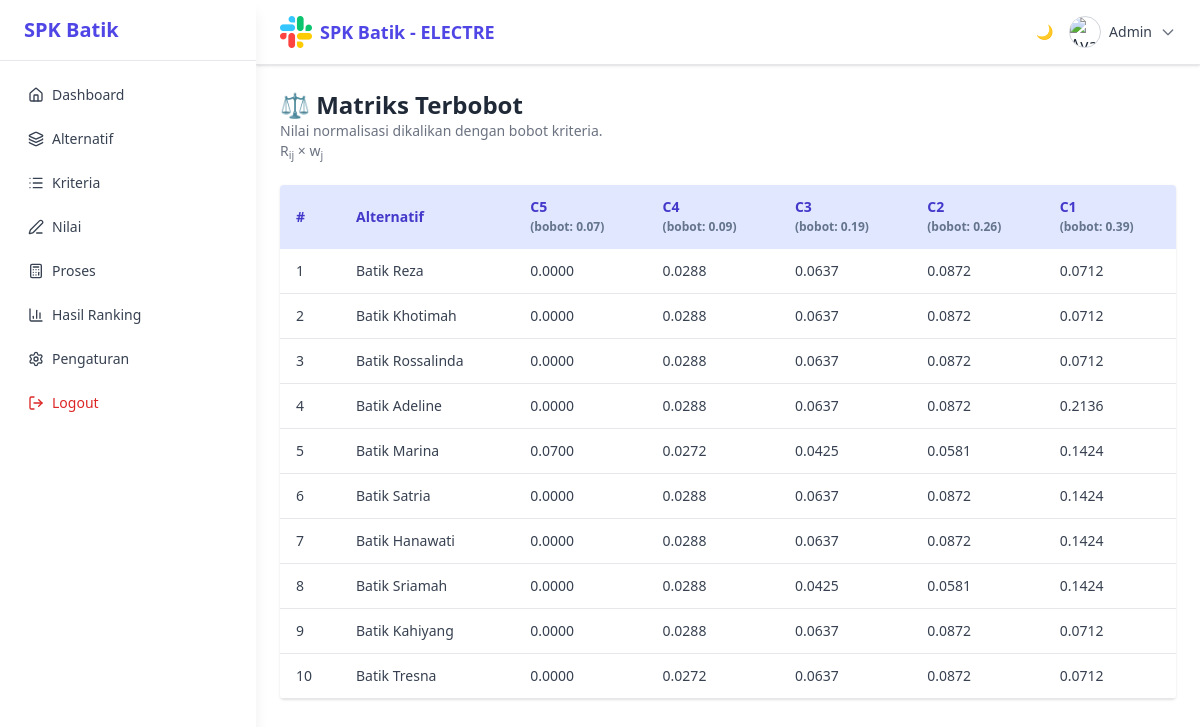
/app/views/proses/pembobotan.php (signed in), run on the app's committed database.
### tables this page shows
CREATE TABLE `kriteria` (
  `id` int NOT NULL,
  `kode` varchar(10) NOT NULL,
  `nama` varchar(100) NOT NULL,
  `bobot` float NOT NULL,
  `tipe` enum('benefit','cost') NOT NULL,
  `created_at` timestamp NULL DEFAULT CURRENT_TIMESTAMP
);

CREATE TABLE `alternatif` (
  `id` int NOT NULL,
  `nama` varchar(100) NOT NULL,
  `kategori` varchar(100) DEFAULT NULL,
  `asal_daerah` varchar(100) DEFAULT NULL,
  `deskripsi` text,
  `created_at` timestamp NULL DEFAULT CURRENT_TIMESTAMP
);

### app/views/proses/pembobotan.php (the view, shortened to what this page needs)
<?php
require_once '../../../config/db.php';
$pageTitle = "⚖️ Matriks Terbobot";
$alternatifs = $conn->query("SELECT id, nama FROM alternatif ORDER BY id")->fetchAll(PDO::FETCH_ASSOC);
$kriteria = $conn->query("SELECT id, nama, kode, bobot FROM kriteria ORDER BY id")->fetchAll(PDO::FETCH_ASSOC);
$nilai = [];
$stmt = $conn->query("SELECT id_alternatif, id_kriteria, nilai FROM nilai");
while ($row = $stmt->fetch(PDO::FETCH_ASSOC)) {
  $nilai[$row['id_alternatif']][$row['id_kriteria']] = floatval($row['nilai']);
}
$denominators = [];
foreach ($kriteria as $k) {
  $stmt = $conn->prepare("SELECT nilai FROM nilai WHERE id_kriteria = ?");
  $stmt->execute([$k['id']]);
  $sum = 0;
  while ($r = $stmt->fetch(PDO::FETCH_ASSOC)) {
    $sum += pow(floatval($r['nilai']), 2);
  }
  $denominators[$k['id']] = sqrt($sum);
}
?>
<!DOCTYPE html>
<html lang="id">
<head>
  <script src="https://cdn.tailwindcss.com"></script>
</head>
<body class="bg-white dark:bg-gray-900 text-gray-800 dark:text-white min-h-screen flex">
<?php include '../layouts/sidebar.php'; ?>
<div class="ml-64 flex-1 flex flex-col">
  <?php include '../layouts/topbar.php'; ?>
  <main class="flex-1 px-6 py-6 fade-in">
    <div class="mb-6">
      <h1 class="text-2xl font-bold"><?= $pageTitle ?></h1>
      <p class="text-sm text-gray-500 dark:text-gray-400">
        Nilai normalisasi dikalikan dengan bobot kriteria.<br>R<sub>ij</sub> × w<sub>j</sub>
      </p>
    </div>
    <div class="overflow-auto bg-white dark:bg-gray-800 rounded shadow">
      <table class="min-w-full text-sm text-gray-700 dark:text-gray-200 text-left">
        <thead class="bg-indigo-100 dark:bg-indigo-900 text-indigo-700 dark:text-indigo-300">
          <tr>
            <th class="px-4 py-3">#</th>
            <th class="px-4 py-3">Alternatif</th>
            <?php foreach ($kriteria as $k): ?>
              <th class="px-4 py-3">
                <?= htmlspecialchars($k['kode']) ?>
                <div class="bobot-label">(bobot: <?= number_format($k['bobot'], 2) ?>)</div>
              </th>
            <?php endforeach ?>
          </tr>
        </thead>
        <tbody>
          <?php foreach ($alternatifs as $i => $alt): ?>
            <tr class="border-b border-gray-200 dark:border-gray-700 hover:bg-gray-50 dark:hover:bg-gray-800">
              <td class="px-4 py-3"><?= $i + 1 ?></td>
              <td class="px-4 py-3"><?= htmlspecialchars($alt['nama']) ?></td>
              <?php foreach ($kriteria as $k): ?>
                <td class="px-4 py-3">
                  <?php
                    $raw = $nilai[$alt['id']][$k['id']] ?? 0;
                    $norm = $denominators[$k['id']] != 0 ? $raw / $denominators[$k['id']] : 0;
                    $bobot = $norm * $k['bobot'];
                    echo number_format($bobot, 4);
                  ?>
                </td>
              <?php endforeach ?>
            </tr>
          <?php endforeach ?>
        </tbody>
      </table>
    </div>
  </main>
</div>
</body>
</html>

### app/views/proses/pembobotan.php (style rules this page uses)
.fade-in { animation: fadeIn .5s ease-out forwards; opacity: 0; transform: translateY(10px); }
.bobot-label { font-size: 0.75rem; color: #64748b; }

### data on the page
kriteria: kode "C5", bobot "0.07", bobot "0.0000", bobot "0.0700"
kriteria: kode "C4", bobot "0.09", bobot "0.0288", bobot "0.0272"
kriteria: kode "C3", bobot "0.19", bobot "0.0637", bobot "0.0425"
kriteria: kode "C2", bobot "0.26", bobot "0.0872", bobot "0.0581"
kriteria: kode "C1", bobot "0.39", bobot "0.0712", bobot "0.2136", bobot "0.1424"
alternatif: nama "Batik Reza"
alternatif: nama "Batik Khotimah"
alternatif: nama "Batik Rossalinda"
alternatif: nama "Batik Adeline"
alternatif: nama "Batik Marina"
alternatif: nama "Batik Satria"
alternatif: nama "Batik Hanawati"
alternatif: nama "Batik Sriamah"
alternatif: nama "Batik Kahiyang"
alternatif: nama "Batik Tresna"

### other printed values
$title "Dashboard"
$title "Alternatif"
$title "Kriteria"
$title "Nilai"
$title "Proses"
$title "Hasil Ranking"
$title "Pengaturan"
$_SESSION['user']['username'] "Admin"
$pageTitle "⚖️ Matriks Terbobot"
